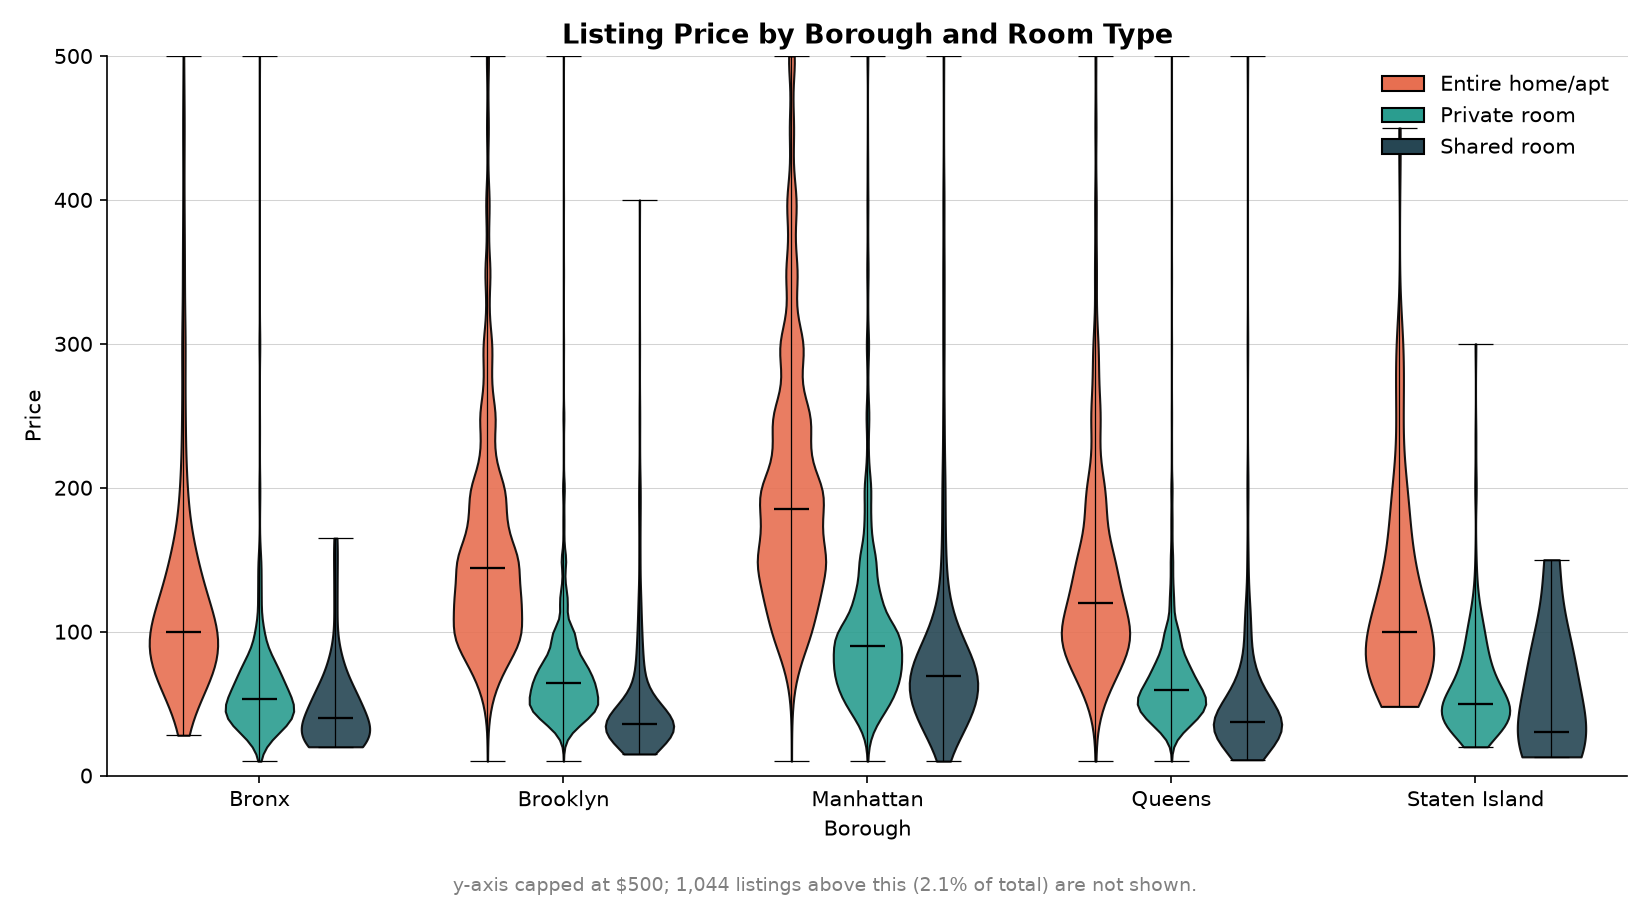

Reproduce this figure in Python.
"""Grouped violin plots of listing price by borough, clustered by room type."""

from pathlib import Path

import matplotlib.pyplot as plt
import pandas as pd

SCRIPT_DIR = Path(__file__).resolve().parent
CSV_PATH = SCRIPT_DIR.parent / "AB_NYC_2019.csv"
GROUP_COL = "neighbourhood_group"
TYPE_COL = "room_type"
VALUE_COL = "price"

GROUP_ORDER = ["Bronx", "Brooklyn", "Manhattan", "Queens", "Staten Island"]
TYPE_ORDER = ["Entire home/apt", "Private room", "Shared room"]

TYPE_COLORS = {
    "Entire home/apt": "#E76F51",
    "Private room": "#2A9D8F",
    "Shared room": "#264653",
}

PRICE_CAP = 500  # y-axis cap; a small number of listings above this are excluded from view
VIOLIN_WIDTH = 0.25


def load_data():
    df = pd.read_csv(CSV_PATH, usecols=[GROUP_COL, TYPE_COL, VALUE_COL])
    df = df.dropna(subset=[GROUP_COL, TYPE_COL, VALUE_COL])
    df = df[df[VALUE_COL] > 0]
    return df


def main():
    df_all = load_data()

    n_total = len(df_all)
    n_hidden = len(df_all[df_all[VALUE_COL] > PRICE_CAP])

    df = df_all[df_all[VALUE_COL] <= PRICE_CAP]

    fig, ax = plt.subplots(figsize=(11, 6))

    offsets = [(-1) * VIOLIN_WIDTH, 0, VIOLIN_WIDTH]

    for room_type, offset in zip(TYPE_ORDER, offsets):
        data = [
            df.loc[(df[GROUP_COL] == group) & (df[TYPE_COL] == room_type), VALUE_COL]
            for group in GROUP_ORDER
        ]
        positions = [i + offset for i in range(len(GROUP_ORDER))]

        parts = ax.violinplot(
            data, positions=positions, widths=VIOLIN_WIDTH * 0.9, showmedians=True, showextrema=True
        )

        for body in parts["bodies"]:
            body.set_facecolor(TYPE_COLORS[room_type])
            body.set_edgecolor("black")
            body.set_alpha(0.9)

        for key in ("cbars", "cmins", "cmaxes", "cmedians"):
            parts[key].set_color("black")
            parts[key].set_linewidth(1.1 if key == "cmedians" else 0.6)

    ax.set_xticks(range(len(GROUP_ORDER)))
    ax.set_xticklabels(GROUP_ORDER)
    ax.set_xlim(-0.5, len(GROUP_ORDER) - 0.5)
    ax.set_ylim(0, PRICE_CAP)

    ax.set_xlabel("Borough")
    ax.set_ylabel("Price")
    ax.set_title("Listing Price by Borough and Room Type", fontsize=13, fontweight="bold")

    ax.spines["top"].set_visible(False)
    ax.spines["right"].set_visible(False)
    ax.grid(axis="y", color="lightgray", linewidth=0.5, zorder=0)
    ax.set_axisbelow(True)

    handles = [plt.Rectangle((0, 0), 1, 1, facecolor=TYPE_COLORS[t], edgecolor="black") for t in TYPE_ORDER]
    ax.legend(handles, TYPE_ORDER, loc="upper right", frameon=False)

    fig.text(
        0.5,
        0.01,
        f"y-axis capped at ${PRICE_CAP}; {n_hidden:,} listings above this ({n_hidden / n_total:.1%} of total) are not shown.",
        ha="center",
        fontsize=9,
        color="gray",
    )

    fig.tight_layout(rect=(0, 0.04, 1, 1))
    fig.savefig(SCRIPT_DIR / "violin-type.png", dpi=150)
    plt.show()


if __name__ == "__main__":
    main()
